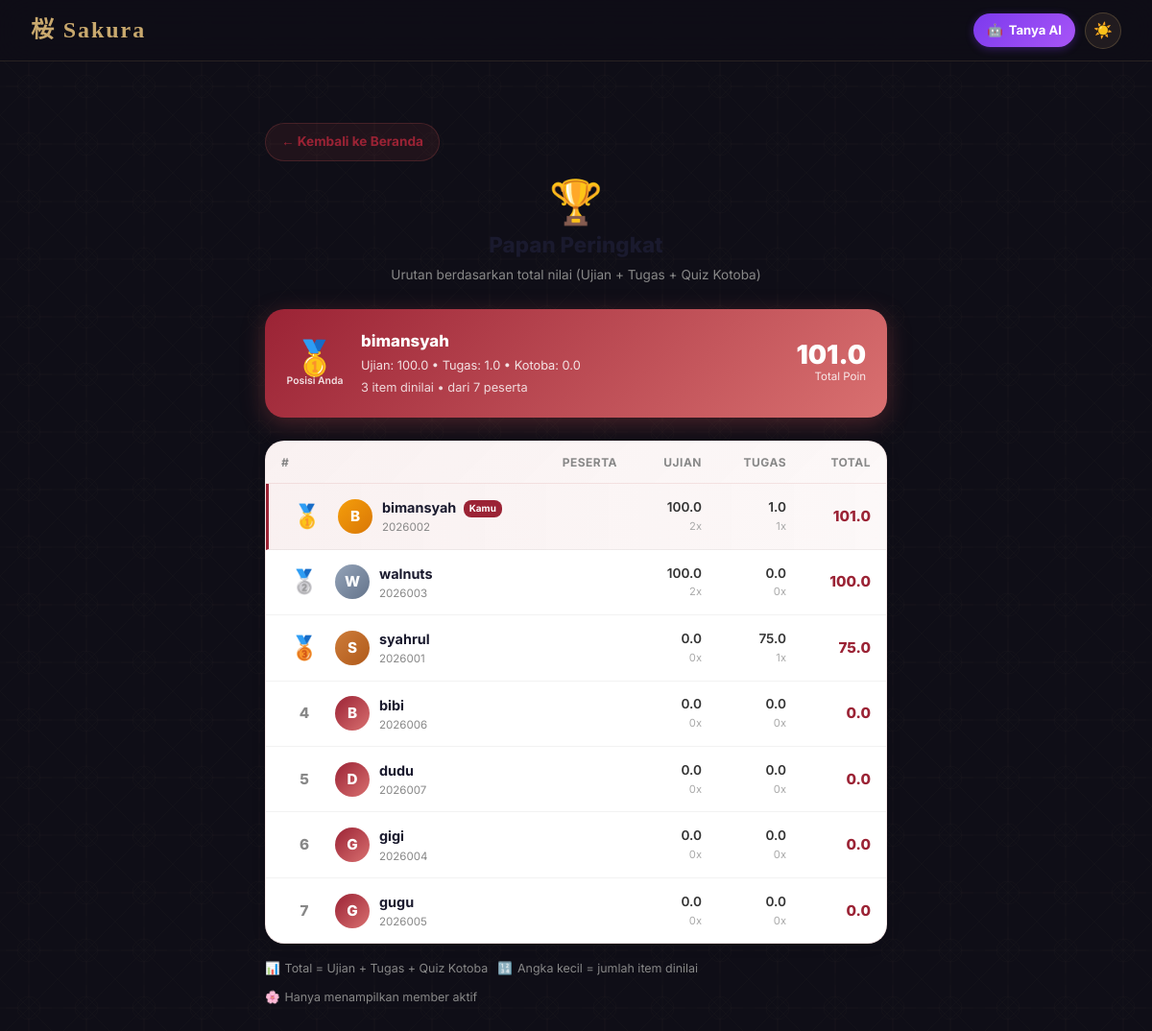
Screenshot of /rangking.php (signed in) with the database file from the repository.
### tables this page shows
CREATE TABLE `users` (
  `id` int UNSIGNED NOT NULL,
  `name` varchar(100) NOT NULL,
  `nis` varchar(30) DEFAULT NULL,
  `email` varchar(150) NOT NULL,
  `password` varchar(255) NOT NULL,
  `role` enum('admin','user') NOT NULL DEFAULT 'user',
  `avatar` varchar(255) DEFAULT NULL,
  `bio` text,
  `hiragana_status` enum('belum_dijawab','sudah_paham','lulus_ujian') NOT NULL DEFAULT 'belum_dijawab' COMMENT 'Status pemahaman Hiragana user',
  `hiragana_updated_at` timestamp NULL DEFAULT NULL COMMENT 'Waktu terakhir status hiragana berubah',
  `katakana_status` enum('belum_dijawab','sudah_paham','lulus_ujian') NOT NULL DEFAULT 'belum_dijawab' COMMENT 'Status pemahaman Katakana user',
  `katakana_updated_at` timestamp NULL DEFAULT NULL COMMENT 'Waktu terakhir status katakana berubah',
  `hiragana_exam_score` decimal(5,2) DEFAULT NULL COMMENT 'Skor ujian pemahaman hiragana terakhir (%)',
  `katakana_exam_score` decimal(5,2) DEFAULT NULL COMMENT 'Skor ujian pemahaman katakana terakhir (%)',
  `created_at` timestamp NULL DEFAULT CURRENT_TIMESTAMP,
  `updated_at` timestamp NULL DEFAULT CURRENT_TIMESTAMP ON UPDATE CURRENT_TIMESTAMP,
  `kana_onboarding_asked_at` timestamp NULL DEFAULT NULL COMMENT 'Waktu modal onboarding hiragana/katakana pertama kali dijawab (NULL = belum pernah ditanya / user baru)'
);

### config.php (called while the page is built, shortened)
<?php
function getDB(): PDO {
    static $pdo = null;
    if ($pdo === null) {
        $dsn = "mysql:host=" . DB_HOST . ";dbname=" . DB_NAME . ";charset=" . DB_CHARSET;
        $options = [
            PDO::ATTR_ERRMODE            => PDO::ERRMODE_EXCEPTION,
            PDO::ATTR_DEFAULT_FETCH_MODE => PDO::FETCH_ASSOC,
            PDO::ATTR_EMULATE_PREPARES   => false,
        ];
        try {
            $pdo = new PDO($dsn, DB_USER, DB_PASS, $options);
        } catch (PDOException $e) {
            die(json_encode(['error' => 'Koneksi database gagal: ' . $e->getMessage()]));
        }
    }
    return $pdo;
}
function getCurrentUser(): ?array {
    $db = getDB();
    $stmt = $db->prepare("SELECT id, name, nis, email, role, avatar, bio, created_at FROM users WHERE id = ?");
    $stmt->execute([$_SESSION['user_id']]);
    return $stmt->fetch() ?: null;
}

### rangking.php (the view, shortened to what this page needs)
<?php
require_once 'config.php';
$user    = getCurrentUser();
$isAdmin = $user['role'] === 'admin';
$db      = getDB();
$sql = "
    SELECT
        u.id,
        u.name,
        u.nis,
        u.avatar,
        COALESCE(e.exam_total, 0)  AS exam_total,
        COALESCE(e.exam_count, 0)  AS exam_count,
        COALESCE(t.tugas_total, 0) AS tugas_total,
        COALESCE(t.tugas_count, 0) AS tugas_count,
        COALESCE(k.kotoba_total, 0) AS kotoba_total,
        COALESCE(k.kotoba_count, 0) AS kotoba_count,
        (
            COALESCE(e.exam_total, 0) +
            COALESCE(t.tugas_total, 0) +
            COALESCE(k.kotoba_total, 0)
        ) AS grand_total,
        (
            COALESCE(e.exam_count, 0) +
            COALESCE(t.tugas_count, 0) +
            COALESCE(k.kotoba_count, 0)
        ) AS total_items
    FROM users u
    LEFT JOIN (
        SELECT user_id,
               SUM(score) AS exam_total,
               COUNT(*)   AS exam_count
        FROM exam_attempts
        WHERE status = 'finished'
        GROUP BY user_id
    ) e ON e.user_id = u.id
    LEFT JOIN (
        SELECT user_id,
               SUM(nilai) AS tugas_total,
               COUNT(*)   AS tugas_count
        FROM tugas_submissions
        WHERE nilai IS NOT NULL
        GROUP BY user_id
    ) t ON t.user_id = u.id
    LEFT JOIN (
        SELECT user_id,
               SUM(score) AS kotoba_total,
               COUNT(*)   AS kotoba_count
        FROM kotoba_quiz_attempts
        WHERE status = 'finished'
        GROUP BY user_id
    ) k ON k.user_id = u.id
    WHERE u.role = 'user'
    ORDER BY grand_total DESC, u.name ASC
";
$rows      = $db->query($sql)->fetchAll();
$myRank    = null;
$myData    = null;
foreach ($rows as $i => $r) {
    if ($r['id'] == $user['id']) {
        $myRank = $i + 1;
        $myData = $r;
    }
}
$totalUsers = count($rows);
?>
<!DOCTYPE html>
<html lang="id">
<head>
  <link rel="stylesheet" href="css/style.css">
</head>
<body>
  <header class="topbar">
    <div class="topbar-brand">桜 Sakura</div>
    <div class="topbar-actions">
      <a href="chatbot.php" class="ai-btn" title="Tanya AI">
        <span>🤖</span>
        <span class="ai-btn-label">Tanya AI</span>
      </a>
      <button class="theme-toggle" onclick="toggleTheme()" title="Ganti Tema">☀️</button>
    </div>
  </header>
  <main class="dashboard-main">
    <div class="rank-page">
      <a href="beranda.php" class="back-btn fade-up">← Kembali ke Beranda</a>
      <div class="rank-header fade-up delay-1">
        <div class="rank-header-kanji">🏆</div>
        <div class="rank-header-title">Papan Peringkat</div>
        <div class="rank-header-sub">
          Urutan berdasarkan total nilai (Ujian + Tugas + Quiz Kotoba)
        </div>
      </div>
      <?php if (!$isAdmin && $myData): ?>
      <div class="my-rank-card fade-up delay-2">
        <div class="my-rank-badge">
          <?php
            if ($myRank == 1) echo '🥇';
            elseif ($myRank == 2) echo '🥈';
            elseif ($myRank == 3) echo '🥉';
            else echo '#' . $myRank;
          ?>
          <small>Posisi Anda</small>
        </div>
        <div class="my-rank-info">
          <div class="my-rank-name"><?= htmlspecialchars($user['name']) ?></div>
          <div class="my-rank-detail">
            Ujian: <?= number_format($myData['exam_total'], 1) ?> •
            Tugas: <?= number_format($myData['tugas_total'], 1) ?> •
            Kotoba: <?= number_format($myData['kotoba_total'], 1) ?>
          </div>
          <div class="my-rank-detail" style="margin-top:3px; opacity:.8;">
            <?= $myData['total_items'] ?> item dinilai • dari <?= $totalUsers ?> peserta
          </div>
        </div>
        <div class="my-rank-score">
          <div class="my-rank-score-num"><?= number_format($myData['grand_total'], 1) ?></div>
          <div class="my-rank-score-label">Total Poin</div>
        </div>
      </div>
      <?php endif; ?>
      <div class="rank-list fade-up delay-3">
        <?php if (empty($rows)): ?>
          <div class="rank-empty">
            <div class="rank-empty-icon">📋</div>
            <div class="rank-empty-text">Belum ada data nilai untuk ditampilkan.</div>
          </div>
        <?php else: ?>
          <div class="rank-list-header">
            <span>#</span>
            <span>Peserta</span>
            <span class="col-tugas" style="text-align:right;">Ujian</span>
            <span style="text-align:right;">Tugas</span>
            <span style="text-align:right;">Total</span>
          </div>
          <?php foreach ($rows as $i => $r):
            $pos    = $i + 1;
            $isMe   = ($r['id'] == $user['id']);
            $initl  = strtoupper(mb_substr($r['name'], 0, 1));
            $avatarClass = '';
            if ($pos === 1)      $avatarClass = 'top1';
            elseif ($pos === 2)  $avatarClass = 'top2';
            elseif ($pos === 3)  $avatarClass = 'top3';
          ?>
          <div class="rank-row <?= $isMe ? 'is-me' : '' ?>">
            <div class="rank-pos">
              <?php if ($pos === 1): ?>
                <span class="rank-medal">🥇</span>
              <?php elseif ($pos === 2): ?>
                <span class="rank-medal">🥈</span>
              <?php elseif ($pos === 3): ?>
                <span class="rank-medal">🥉</span>
              <?php else: ?>
                <span class="rank-num"><?= $pos ?></span>
              <?php endif; ?>
            </div>
            <div class="rank-user">
              <div class="rank-avatar <?= $avatarClass ?>"><?= htmlspecialchars($initl) ?></div>
              <div class="rank-user-info">
                <div class="rank-user-name">
                  <?= htmlspecialchars($r['name']) ?>
                  <?php if ($isMe): ?>
                    <span class="me-label">Kamu</span>
                  <?php endif; ?>
                </div>
                <div class="rank-user-nis"><?= htmlspecialchars($r['nis'] ?? '-') ?></div>
              </div>
            </div>
            <div class="rank-val col-tugas">
              <?= number_format((float)$r['exam_total'] + (float)$r['kotoba_total'], 1) ?>
              <span class="muted"><?= $r['exam_count'] + $r['kotoba_count'] ?>x</span>
            </div>
            <div class="rank-val">
              <?= number_format($r['tugas_total'], 1) ?>
              <span class="muted"><?= $r['tugas_count'] ?>x</span>
            </div>
            <div class="rank-val grand">
              <?= number_format($r['grand_total'], 1) ?>
            </div>
          </div>
          <?php endforeach; ?>
        <?php endif; ?>
      </div>
      <div class="rank-legend fade-up">
        <div class="rank-legend-item">📊 <span>Total = Ujian + Tugas + Quiz Kotoba</span></div>
        <div class="rank-legend-item">🔢 <span>Angka kecil = jumlah item dinilai</span></div>
        <div class="rank-legend-item">🌸 <span>Hanya menampilkan member aktif</span></div>
      </div>
    </div>
  </main>
</body>
</html>

### css/style.css (style rules this page uses)
:root { --navy: #0f0e17; --navy-mid: #1a1a2e; --navy-soft: #16213e; --cream: #f5f0e8; --cream-soft: #ede8de; --gold: #c9a96e; --gold-light: #e8d5a3; --torii: #9b2335; --torii-soft: #c0392b; --bamboo: #4a7c59; --ink: #2c2c3e; --mist: #8a8a9e; --white: #ffffff; --shadow-soft: 0 4px 30px rgba(0,0,0,0.3); --shadow-card: 0 8px 40px rgba(0,0,0,0.4); --radius: 16px; --radius-sm: 8px; --transition: 0.3s cubic-bezier(0.4, 0, 0.2, 1); }
.theme-toggle { width: 38px; height: 38px; border-radius: 50%; background: rgba(201,169,110,0.1); border: 1px solid rgba(201,169,110,0.25); color: var(--gold); font-size: 1rem; cursor: pointer; display: flex; align-items: center; justify-content: center; transition: var(--transition); flex-shrink: 0; }
*, *::before, *::after { box-sizing: border-box; margin: 0; padding: 0; }
html { scroll-behavior: smooth; }
body { font-family: 'Inter', 'Noto Serif JP', sans-serif; background-color: var(--navy); color: var(--cream); min-height: 100vh; overflow-x: hidden; line-height: 1.6; }
.topbar { position: sticky; top: 0; z-index: 250; background: rgba(15,14,23,0.85); backdrop-filter: blur(20px); border-bottom: 1px solid rgba(201,169,110,0.15); padding: 0 32px; min-height: 64px; display: flex; align-items: center; justify-content: space-between; flex-wrap: wrap; gap: 10px; row-gap: 8px; }
.topbar-brand { font-family: 'Noto Serif JP', serif; font-size: 1.5rem; color: var(--gold); letter-spacing: 0.08em; font-weight: 700; }
.dashboard-main { flex: 1; padding: 48px 32px; max-width: 1100px; margin: 0 auto; width: 100%; position: relative; z-index: 1; }
.fade-up { animation: fadeUp 0.6s ease forwards; }
.delay-1 { animation-delay: 0.1s; opacity: 0; }
.delay-2 { animation-delay: 0.2s; opacity: 0; }
.delay-3 { animation-delay: 0.3s; opacity: 0; }

### rows the page displays
users: name "bimansyah", name "B", shows "Kamu", nis "2026002", kotoba_total "100.0", kotoba_count "2", tugas_total "1.0", tugas_count "1", grand_total "101.0"
users: name "W", name "walnuts", nis "2026003", kotoba_total "100.0", kotoba_count "2", tugas_total "0.0", tugas_count "0", grand_total "100.0"
users: name "S", name "syahrul", nis "2026001", kotoba_total "0.0", kotoba_count "0", tugas_total "75.0", tugas_count "1", grand_total "75.0"
users: pos "4", name "B", name "bibi", nis "2026006", kotoba_total "0.0", kotoba_count "0", tugas_total "0.0", tugas_count "0", grand_total "0.0"
users: pos "5", name "D", name "dudu", nis "2026007", kotoba_total "0.0", kotoba_count "0", tugas_total "0.0", tugas_count "0", grand_total "0.0"
users: pos "6", name "G", name "gigi", nis "2026004", kotoba_total "0.0", kotoba_count "0", tugas_total "0.0", tugas_count "0", grand_total "0.0"
users: pos "7", name "G", name "gugu", nis "2026005", kotoba_total "0.0", kotoba_count "0", tugas_total "0.0", tugas_count "0", grand_total "0.0"

### other values shown
$myData['exam_total'] "100.0"
$myData['tugas_total'] "1.0"
$myData['kotoba_total'] "0.0"
$myData['total_items'] "3"
$totalUsers "7"
$myData['grand_total'] "101.0"
